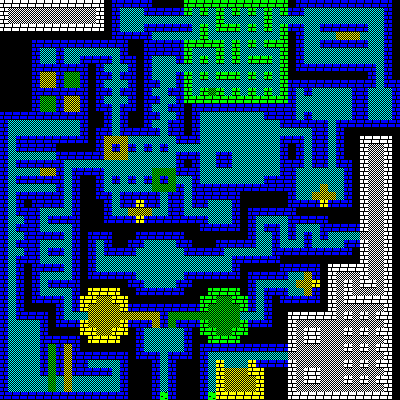

A level layout from a 2D game, rendered from its tile map. Below: a short description, then the map file with tile-grid data replaced by summaries:
An orthogonal 50x50 tile map with 8x8 px tiles, 1 tile layer (tile_dungeon), 1 hidden layer not drawn and 228 objects.

<map version="1.0" orientation="orthogonal" renderorder="right-down" width="50" height="50" tilewidth="8" tileheight="8" nextobjectid="259">
 <tileset firstgid="1" name="map" tilewidth="8" tileheight="8">
  <image source="../../tapes/holydungeon/map.png" width="80" height="40" />
  <tile id="0">
   <properties>
    <property name="#stencil" value="playersign" />
   </properties>
  </tile>
  <tile id="10">
   <properties>
    <property name="#stencil" value="." />
    <property name="groundStencil" value="{&quot;bgcolors&quot;:[0,&quot;#0ff&quot;,&quot;#007f7f&quot;,&quot;#007f7f&quot;],&quot;frame&quot;:1}" />
    <property name="set" value="{&quot;_&quot;:[&quot;stencil&quot;,&quot;modelMapArea&quot;]}" />
    <property name="visibility" value="1" />
   </properties>
  </tile>
  <tile id="11">
   <properties>
    <property name="#like" value="." />
    <property name="#stencil" value="o" />
    <property name="visibility" value="0" />
   </properties>
  </tile>
  <tile id="12">
   <properties>
    <property name="#like" value="." />
    <property name="#stencil" value="y" />
    <property name="groundStencil" value="{&quot;bgcolors&quot;:[0,&quot;#ff0&quot;,&quot;#7f7f00&quot;,&quot;#7f7f00&quot;],&quot;frame&quot;:1}" />
   </properties>
  </tile>
  <tile id="13">
   <properties>
    <property name="#like" value="." />
    <property name="#stencil" value="g" />
    <property name="groundStencil" value="{&quot;bgcolors&quot;:[0,&quot;#0f0&quot;,&quot;#007f00&quot;,&quot;#007f00&quot;],&quot;frame&quot;:1}" />
   </properties>
  </tile>
  <tile id="14">
   <properties>
    <property name="#like" value="." />
    <property name="#stencil" value="t" />
    <property name="groundStencil" value="{&quot;bgcolors&quot;:[0,&quot;#0f0&quot;,&quot;#007f00&quot;,&quot;#007f00&quot;],&quot;frame&quot;:2}" />
   </properties>
  </tile>
  <tile id="20">
   <properties>
    <property name="#stencil" value="#" />
    <property name="set" value="{&quot;_&quot;:[&quot;stencil&quot;,&quot;modelMapArea&quot;]}" />
    <property name="type" value="&quot;block&quot;" />
    <property name="visibility" value="1" />
    <property name="wallStencil" value="{&quot;bgcolors&quot;:[0,&quot;#00f&quot;,&quot;#00007f&quot;,&quot;#00007f&quot;],&quot;frame&quot;:1}" />
   </properties>
  </tile>
  <tile id="21">
   <properties>
    <property name="#like" value="#" />
    <property name="#stencil" value="O" />
    <property name="visibility" value="0" />
   </properties>
  </tile>
  <tile id="22">
   <properties>
    <property name="#like" value="#" />
    <property name="#stencil" value="Y" />
    <property name="wallStencil" value="{&quot;bgcolors&quot;:[0,&quot;#ff0&quot;,&quot;#7f7f00&quot;,&quot;#7f7f00&quot;],&quot;frame&quot;:1}" />
   </properties>
  </tile>
  <tile id="23">
   <properties>
    <property name="#like" value="#" />
    <property name="#stencil" value="G" />
    <property name="wallStencil" value="{&quot;bgcolors&quot;:[0,&quot;#0f0&quot;,&quot;#007f00&quot;,&quot;#007f00&quot;],&quot;frame&quot;:1}" />
   </properties>
  </tile>
  <tile id="24">
   <properties>
    <property name="#like" value="#" />
    <property name="#stencil" value="T" />
    <property name="wallStencil" value="{&quot;bgcolors&quot;:[0,&quot;&quot;,&quot;&quot;,&quot;&quot;],&quot;frame&quot;:2}" />
   </properties>
  </tile>
  <tile id="30">
   <properties>
    <property name="#stencil" value="potion" />
   </properties>
  </tile>
  <tile id="31">
   <properties>
    <property name="#stencil" value="greenKey" />
   </properties>
  </tile>
  <tile id="32">
   <properties>
    <property name="#stencil" value="greenDoor" />
   </properties>
  </tile>
  <tile id="33">
   <properties>
    <property name="#stencil" value="blueKey" />
   </properties>
  </tile>
  <tile id="34">
   <properties>
    <property name="#stencil" value="blueDoor" />
   </properties>
  </tile>
  <tile id="35">
   <properties>
    <property name="#stencil" value="purpleKey" />
   </properties>
  </tile>
  <tile id="36">
   <properties>
    <property name="#stencil" value="purpleDoor" />
   </properties>
  </tile>
  <tile id="37">
   <properties>
    <property name="#stencil" value="sign" />
   </properties>
  </tile>
  <tile id="38">
   <properties>
    <property name="#stencil" value="blob" />
   </properties>
  </tile>
  <tile id="39">
   <properties>
    <property name="#stencil" value="skerpent" />
   </properties>
  </tile>
  <tile id="40">
   <properties>
    <property name="#stencil" value="troll" />
   </properties>
  </tile>
  <tile id="41">
   <properties>
    <property name="#stencil" value="teleport" />
   </properties>
  </tile>
  <tile id="42">
   <properties>
    <property name="#stencil" value="lever" />
   </properties>
  </tile>
  <tile id="43">
   <properties>
    <property name="#stencil" value="shield" />
   </properties>
  </tile>
  <tile id="44">
   <properties>
    <property name="#stencil" value="sword" />
   </properties>
  </tile>
  <tile id="45">
   <properties>
    <property name="#stencil" value="gold" />
   </properties>
  </tile>
  <tile id="46">
   <properties>
    <property name="#stencil" value="bars" />
   </properties>
  </tile>
  <tile id="47">
   <properties>
    <property name="#stencil" value="voice" />
   </properties>
  </tile>
  <tile id="48">
   <properties>
    <property name="#stencil" value="thief" />
   </properties>
  </tile>
 </tileset>
 <layer name="tile_dungeon" width="50" height="50">
  <data>[2500 cells, 2097 non-empty, 9 distinct tile ids]</data>
 </layer>
 <objectgroup name="stencil_dungeon">
  <object id="1" gid="38" x="160" y="384" width="8" height="8">
   <properties>
    <property name="signText" value="&quot;No turning back.&quot;" />
    <property name="visibility" value="0" />
   </properties>
  </object>
  </objectgroup>
 <objectgroup name="scene_dungeon" visible="0">
  <properties>
   <property name="#stencil" value="stencil_dungeon" />
   <property name="#tile" value="tile_dungeon" />
   <property name="backgroundId" value="0" />
   <property name="set" value="{&quot;_&quot;:[&quot;stencil&quot;,&quot;modelStage&quot;]}" />
   <property name="welcomeText" value="&quot;Welcome to the dungeon!&quot;" />
  </properties>
 </objectgroup>
 <layer name="tile_begin" width="50" height="50" visible="0">
  <data>[2500 cells, 256 non-empty, 4 distinct tile ids]</data>
 </layer>
 <objectgroup name="stencil_begin" visible="0">
  <!-- 5 objects omitted --></objectgroup>
 <objectgroup name="scene_begin" visible="0">
  <properties>
   <property name="#stencil" value="stencil_begin" />
   <property name="#tile" value="tile_begin" />
   <property name="backgroundId" value="1" />
   <property name="set" value="{&quot;_&quot;:[&quot;stencil&quot;,&quot;modelStage&quot;]}" />
   <property name="welcomeText" value="&quot;You have been kidnapped!&quot;" />
  </properties>
 </objectgroup>
 <objectgroup name="stencil_end" visible="0">
  <properties>
   <property name="angle" value="180" />
  </properties>
  <!-- 6 objects omitted --></objectgroup>
 <objectgroup name="scene_end" visible="0">
  <properties>
   <property name="#stencil" value="stencil_end" />
   <property name="#tile" value="tile_begin" />
   <property name="backgroundId" value="1" />
   <property name="set" value="{&quot;_&quot;:[&quot;stencil&quot;,&quot;modelStage&quot;]}" />
   <property name="welcomeText" value="&quot;Fresh air! Finally!&quot;" />
  </properties>
 </objectgroup>
</map>
<!-- 227 of 228 objects omitted -->
